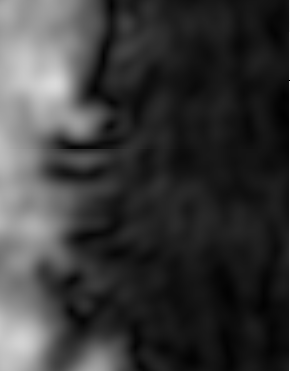
#> input picture Edge Detection/Closeup.png, 290 x 371 px, found by its file name
$ python Edge_Detection_Testing_closeup.py
#> lines starting #> are read from the running program, lines starting #| are printed output that depends on the picture; after the words box and inside, x2 and y2 are one past the last pixel; in counts of white or black regions, pixels touching at a corner belong together
import cv2
import numpy as np

#img = cv2.imread('Test1/background_detection1.tif')
img = cv2.imread('closeup.png')
#> img is the input picture: shape (371, 290, 3); mean B, G, R 57.7, 57.7, 57.7

medimage = cv2.medianBlur(img,19)
edge = cv2.Canny(medimage,10,30)
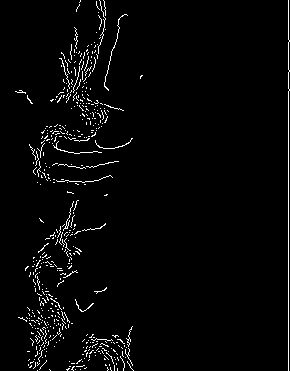
#> edge: shape (371, 290); 2.7% white in thin lines or dots

#dialites lines for visability
kernel = np.ones((2,2),np.uint8) #affects size of line
edge = cv2.dilate(edge,kernel,iterations =1)
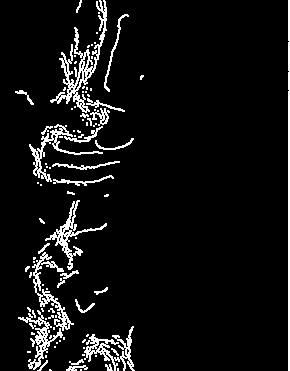
#> edge: shape (371, 290); 6.9% white in thin lines or dots
medimage[edge ==255]=0
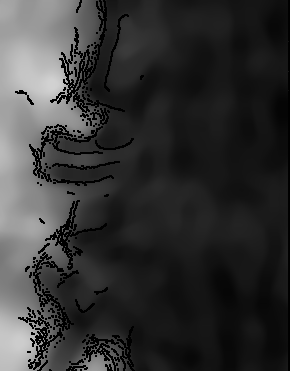
#> medimage: shape (371, 290, 3); min 0, max 209, mean 51.5

img = cv2.cvtColor(img, cv2.COLOR_BGR2GRAY)
#> img: shape (371, 290)


newimage = cv2.addWeighted(edge,0.3,img,0.7,0)
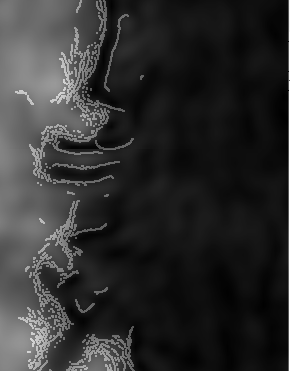
#> newimage: shape (371, 290); min 1, max 255, mean 45.7

cv2.imshow("edge detection", newimage)

cv2.imwrite("closeup edge detection1.png",edge)

cv2.waitKey(0)
cv2.destroyAllWindows()

$ run again, with Edge Detection/Spray1.png copied over Edge Detection/Closeup.png
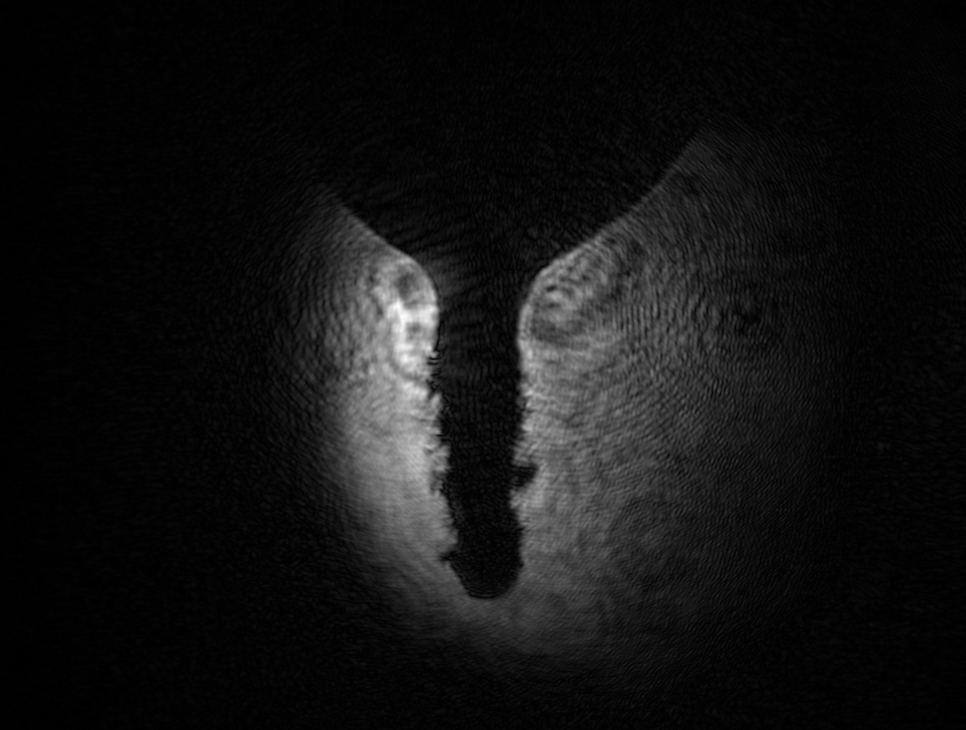
#> input picture Edge Detection/Spray1.png, 966 x 730 px, shrunk from 1376 x 1040 before the run, found by its file name
#> img is the input picture: shape (730, 966, 3); min 0, max 254, mean 18.4
#> `edge = cv2.Canny(medimage,10,30)`:
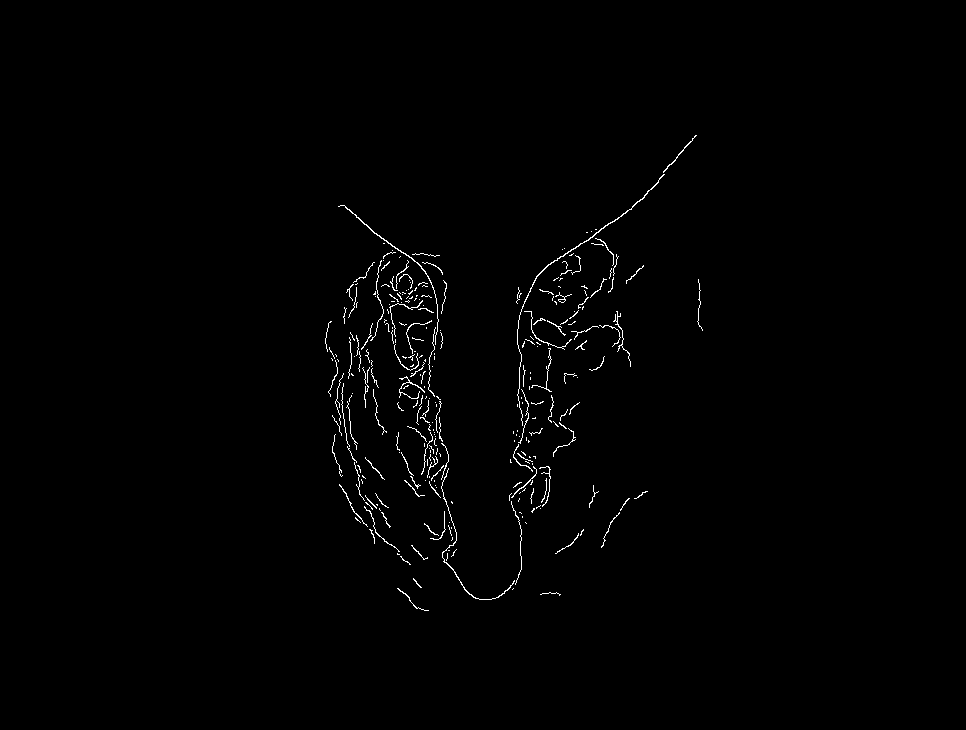
#> edge: shape (730, 966); 0.83% white in thin lines or dots, all inside (x1, y1, x2, y2) = (325, 135, 703, 611)
#> img: shape (730, 966)
#> `newimage = cv2.addWeighted(edge,0.3,img,0.7,0)`:
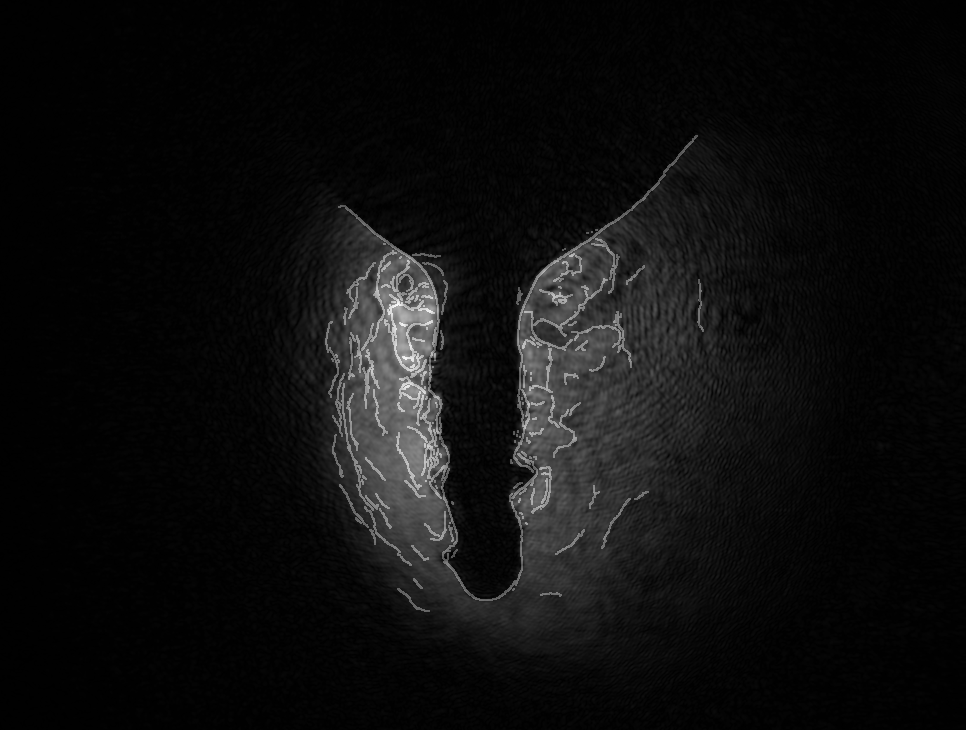
#> newimage: shape (730, 966); min 0, max 252, mean 14.3
